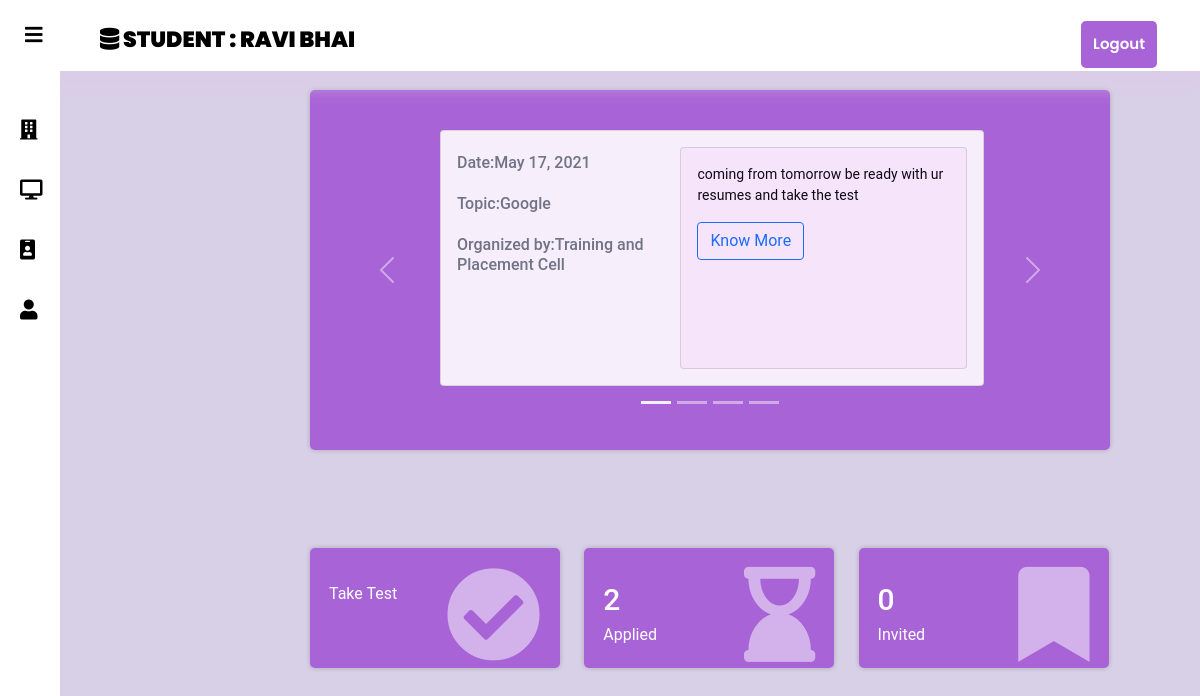
Page /student/5/ (signed in) on the committed database.
### account/models.py (models this page shows, shortened)
class CustomUser(AbstractBaseUser, PermissionsMixin):
    email = models.EmailField(_('email address'), unique=True)
    first_name=models.CharField(max_length=50)
    last_name=models.CharField(max_length=50)
    user_type=models.CharField(max_length=100,choices=choice_list,default='student')
    is_staff = models.BooleanField(default=False)
    is_active = models.BooleanField(default=True)
    date_joined = models.DateTimeField(default=timezone.now)
    USERNAME_FIELD = 'email'
    REQUIRED_FIELDS = []
    objects = CustomUserManager()

### manager/models.py (models this page shows, shortened)
class Notice(models.Model):
    user=models.ForeignKey(get_user_model(),on_delete=models.CASCADE)
    college_name=models.CharField(max_length=220,default="Pillai College Of Engineering")
    topic=models.CharField(max_length=220)
    description=models.TextField()
    event_date=models.DateField()
    organized_by=models.CharField(max_length=200)
    students_eligible=models.TextField()
    date_posted=models.DateField(default=timezone.now)
    hide_key=models.BooleanField(default=False)

### student/views.py (the view)
# urls.py: path('<int:key>',home_view,name='chome'),
def home_view(request,key):
    User=get_user_model().objects.get(id=key)
    sd=StudentResume.objects.get(user=User)
    notice=Notice.objects.all().order_by('-date_posted')
    cn=changesNote.objects.filter(student=sd)
    ap_count=Applicants.objects.filter(applicant=User).count()
    inv_count=InvitedStudent.objects.filter(invited_applicants=User).count()
    print(ap_count)
    print(inv_count)
    context={
        'User':User,
        'notice':notice,
        'cn':cn,
        'ap_count':ap_count,
        'inv_count':inv_count,
    }
    return render(request,'student/student_home.html',context)

### student/templates/student/student_home.html (shortened to what this page needs)
{% extends 'student/basic.html'%}
{%block name%}
{%if request.user.is_authenticated and request.user.user_type == "student" and request.user.id == User.id %}
Student : {{User.first_name}} {{User.last_name}}
{%else%}
404
{%endif%}
{%endblock%}
{%block display%}
{%if request.user.is_authenticated and request.user.user_type == "student" and request.user.id == User.id %}
        <div class="sidebar" style="z-index: 1;">
            {% if User.studentresume %}
                <a href="{% url 'job-list-view' %}"><i class="fa fa-building" aria-hidden="true"></i><span>Jobs</span></a>
                <a id="active-link" href="{% url 'forum-main'%}"><i class="fas fa-desktop"></i><span>Forum</span></a>
                <a href="{% url 'edit-resume' User.studentresume.id%}"><i class="fa fa-id-badge" aria-hidden="true"></i><span>Resume</span></a>
                <a href="{% url 'student-profile' User.id %}" ><i class="fa fa-user" aria-hidden="true"></i><span>Profile</span></a>
            {%endif%}
        </div>
<div class="stat-cards">
    <a href="{% url 'test-for-student'%}" style="text-decoration: none;">
    <div class="card-body2 color1">
            <div class="float-left">
                <p>Take Test</p>
            </div>
            <div class="float-right">
                <i class="fa fa-check-circle" aria-hidden="true"></i>
            </div>
        </div>
    </a>
        <a href="{% url 'applied-job-list' %}" style="text-decoration: none;">
        <div class="card-body2 color2">
            <div class="float-left">
                <h3>
                    <span class="count">{{ap_count}}</span>
                </h3>
                <p>Applied</p>
            </div>
            <div class="float-right">
                <i class="fa fa-hourglass-end" aria-hidden="true"></i>
            </div>
        </div>
        </a>
        <a href="{% url 'invited-jobs-list' %}">
        <div class="card-body2 color3">
            <div class="float-left">
                <h3>
                    <span class="count">{{inv_count}}</span>
                </h3>
                <p>Invited</p>
            </div>
            <div class="float-right">
                <i class="fa fa-bookmark" aria-hidden="true"></i>
            </div>
        </div>
        </a>
  </div>
  <div class="notice" style="position: fixed;">
    <div class="card-body1 color4 " style="padding:20px;font-size:12px">
        <div id="carouselExampleIndicators" class="carousel slide" data-bs-ride="carousel" style="opacity: 0.9;">
            <div class="carousel-indicators ">
                {% for n in notice%}
                    {% if forloop.counter0 == 0 %}
                    <button type="button" data-bs-target="#carouselExampleIndicators" data-bs-slide-to="{{forloop.counter0}}" class="active" aria-current="true" aria-label="Slide 1"></button>
                    {%else%}
                    <button type="button" data-bs-target="#carouselExampleIndicators" data-bs-slide-to="{{forloop.counter0}}" aria-label="Slide 2"></button>
                    {%endif%}
                {%endfor%}
            </div>
            <div class="carousel-inner">
                {%for n in notice%}
                {%if forloop.counter == 1%}
                <div class="carousel-item active content-box">
                    <div class="card context" style="width: 34rem;height:16rem;">
                        <div class="card-body" style="color: black;display:flex">
                            <div style="padding:10px 10px 0px 0px">
                                <h6 class="card-subtitle mb-2 text-muted">Date:{{n.date_posted}} </h6><br>
                                <h6 class="card-subtitle mb-2 text-muted">Topic:{{n.topic}} </h6><br>
                                <h6 class="card-subtitle mb-2 text-muted">Organized by:{{n.organized_by}} </h6><br>
                            </div>
                            <div class="card" style="width: 25rem;background-color:#fff4fe">
                                <div class="card-body">
                                <p class="card-text inner-text" >{{n.description|safe|truncatechars:150}}</p>
                                <button class="btn btn-outline-primary">Know More</button>
                                </div>
                            </div>
                            </div>
                    </div>
                </div>
                {%endif%}
              {%endfor%}
            </div>
            <button class="carousel-control-prev" type="button" data-bs-target="#carouselExampleIndicators" data-bs-slide="prev">
              <span class="carousel-control-prev-icon" aria-hidden="true"></span>
            </button>
            <button class="carousel-control-next" type="button" data-bs-target="#carouselExampleIndicators" data-bs-slide="next">
              <span class="carousel-control-next-icon" aria-hidden="true"></span>
            </button>
          </div>
  </div>
  {%else%}
  <div style="padding: 100px; font-size:larger;" >
    <h2>This Page Isnt Available</h2>
    <p>The requested URL was not found on the server. If you entered the URL manually please check your spelling and try again.</p>
  </div>
  {%endif%}
{%endblock%}

### static/student/css/student.css (style rules this page uses)
body { margin: 0; padding: 0; font-family: 'Poppins', sans-serif; background: #d7d0e6; }
.notice { position: absolute; top: 10%; left: 25%; }
.stat-cards { position: fixed; bottom: 15%; left: 25%; }
.color1 { background: #a863d6; }
.color2 { background: #a863d6; }
.color3 { background: #a863d6; }
.color4 { background: #a863d6; }
.card-body2 { display: inline-block; font-family: "Roboto", sans-serif; margin: 5px 10px ; padding: 19px; width: 250px; height: 120px; color: #fff; border-radius: 5px; box-shadow: 0 0 5px rgba(0, 0, 0, 0.2); }
.card-body1 { display: inline-block; font-family: "Roboto", sans-serif; margin: 10px; width: 800px; height: 360px; color: #fff; border-radius: 5px; box-shadow: 0 0 5px rgba(0, 0, 0, 0.2); }
.float-left { float: left; }
.float-right { float: right; }
.card-body2 h3 { margin-top: 15px; margin-bottom: 5px; }
.currency, .count { font-size: 30px; font-weight: 500; }
.card-body2 p { font-size: 16px; margin-top: 0; }
.card-body2 i { font-size: 95px; opacity: 0.5; }
.sidebar { background: #fff; margin-top: 70px; padding-top: 30px; position: fixed; left: 0; width: 250px; height: 100%; transition: 0.5s; transition-property: left; }
.sidebar a { color: #000; display: block; width: 100%; line-height: 60px; text-decoration: none; padding-left: 40px; box-sizing: border-box; transition: 0.5s; transition-property: background; }
.sidebar i { padding-right: 10px; }
#check:checked ~ .sidebar { left: -190px; }
#check:checked ~ .sidebar a { font-size: 20px; margin-left: 170px; width: 80px; }

### student/templates/student/student_home.html (style rules this page uses)
.inner-text { font-size: 14px; }
.content-box { padding: 20px 10px 300px 10px; }
.context { position: fixed; margin-left:100px; }

### rows in the picture
CustomUser: first_name "RAVI", last_name "BHAI"
Notice: date_posted "May 17, 2021", topic "Google", organized_by "Training and Placement Cell", description "coming from tomorrow be ready with ur resumes and take the test"

### other values in the picture
{{ ap_count }} "2"
{{ inv_count }} "0"
